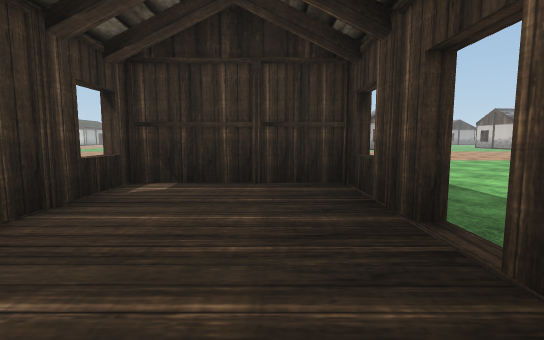
View 1 (above)

24 first-person views from a walk through a 3-D level made in the Unity game engine. The camera is 1.4 m above the floor, tilts 6° down and sees 85° across. The floor is counted in squares, 2 m on a side. Each view is taken from the middle of a square. On the plan, view 1 faces up. The plan holds only what a view shows up to about 10 squares ahead; the rest is blank. The place goes on beyond the plan. Some surface patterns are stand-ins.

View 2
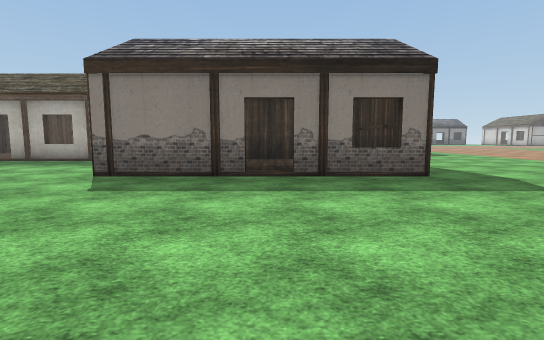

View 3
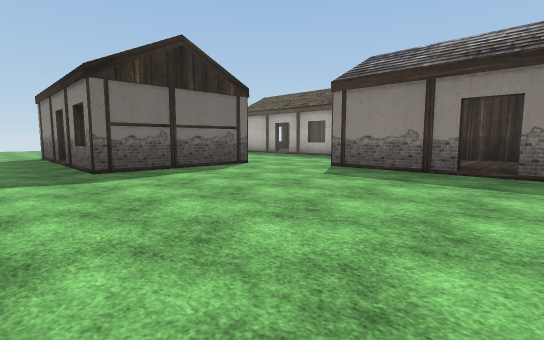

View 4
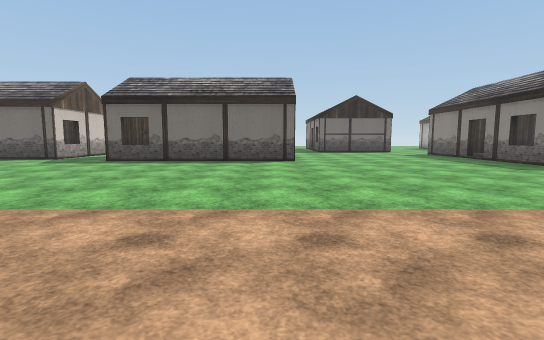

View 5
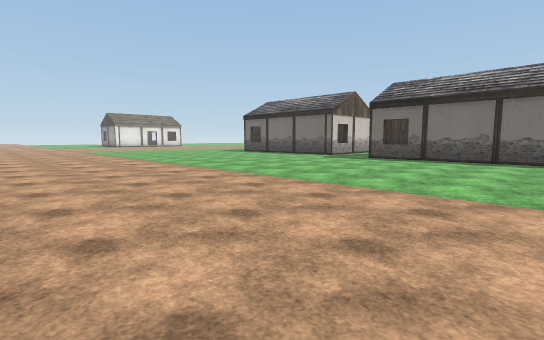

View 6
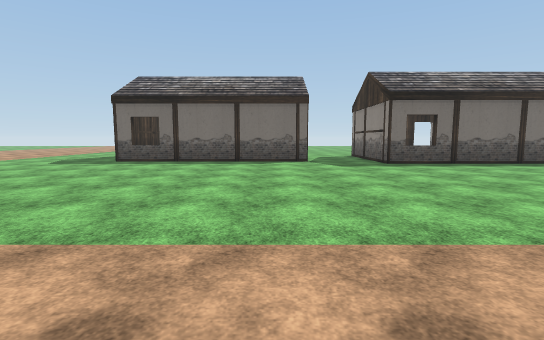

View 7
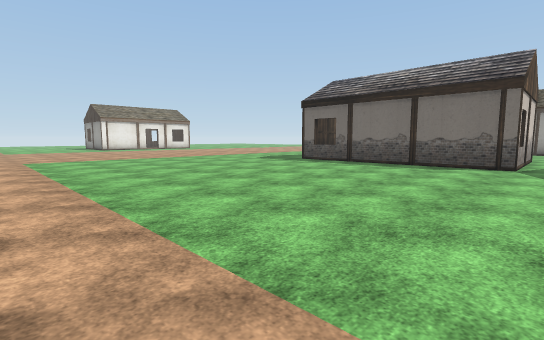

View 8
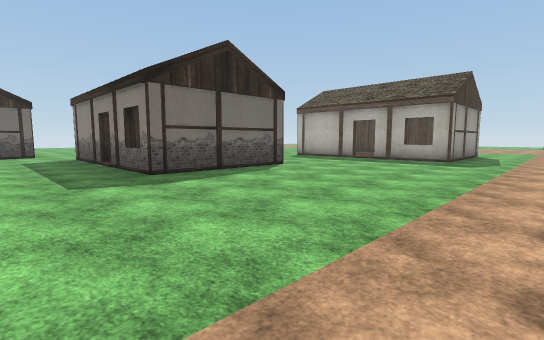

View 9
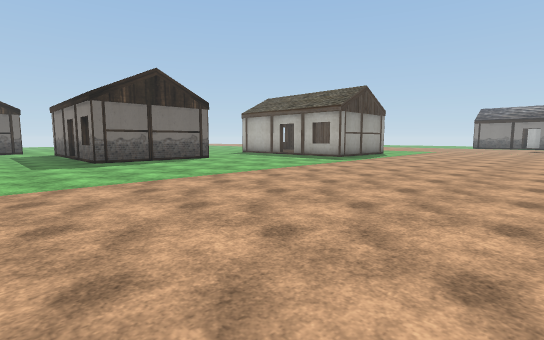

View 10
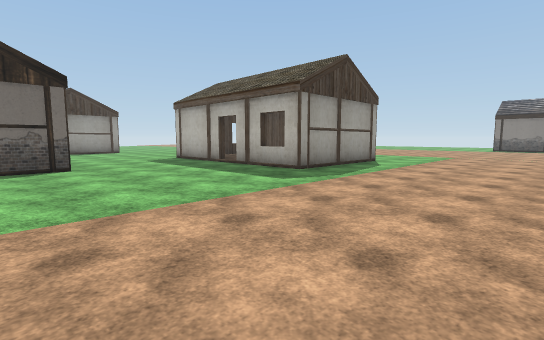

View 11
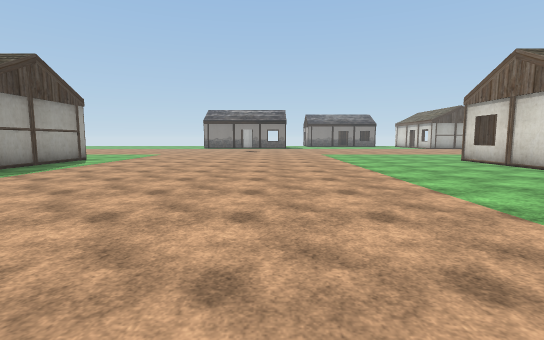

View 12
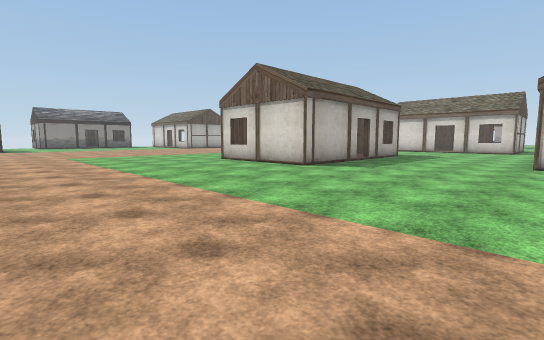

View 13
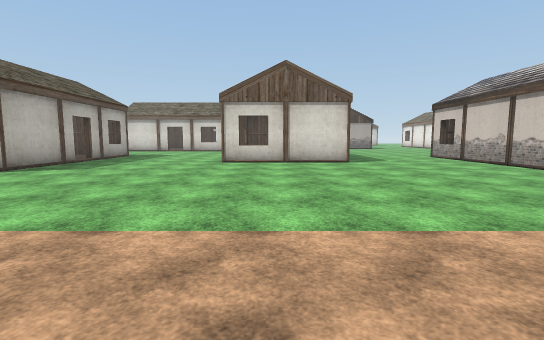

View 14
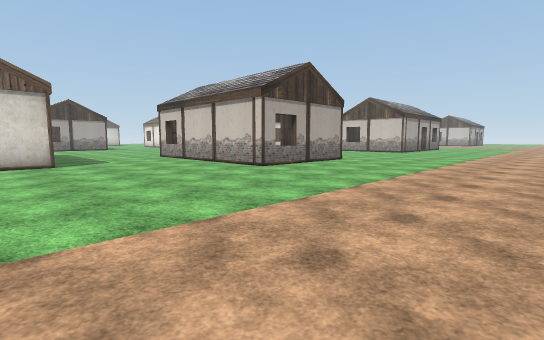

View 15
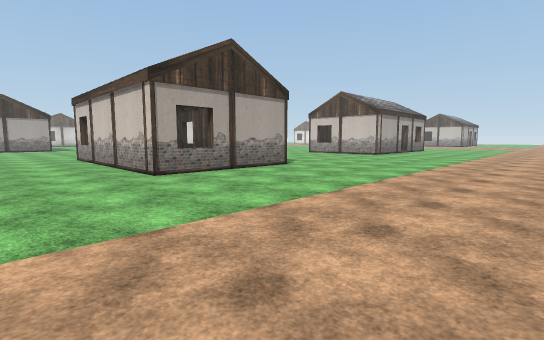

View 16
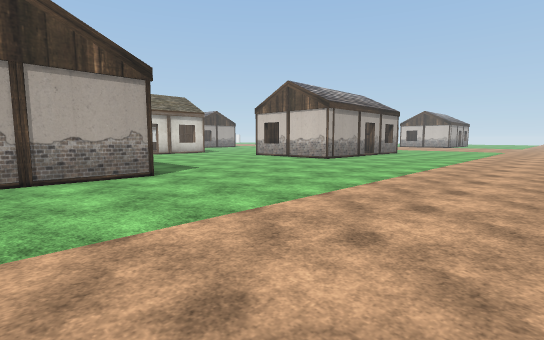

View 17
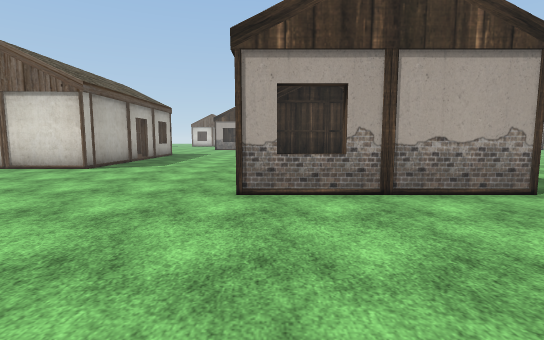

View 18
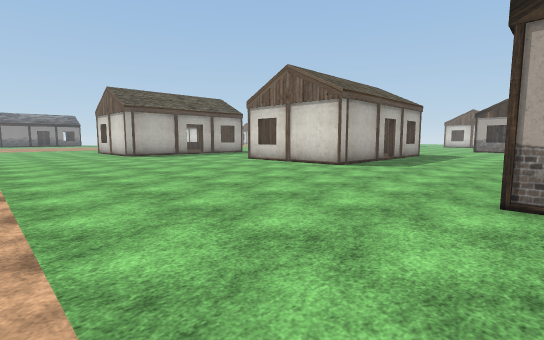

View 19
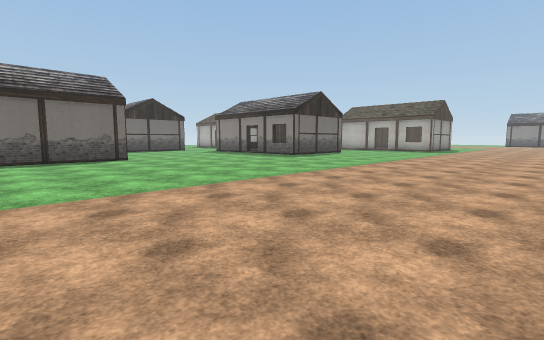

View 20
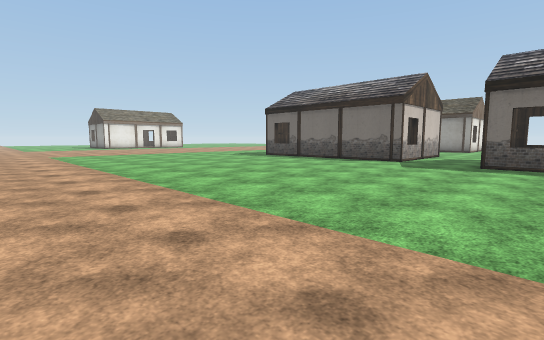

View 21
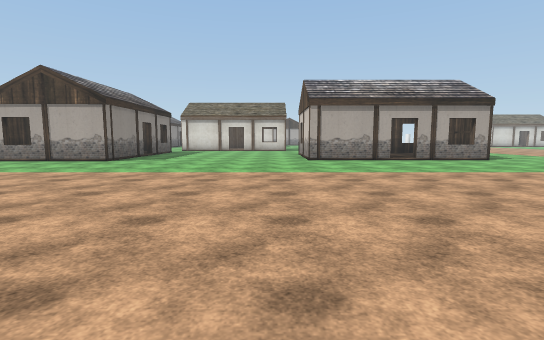

View 22
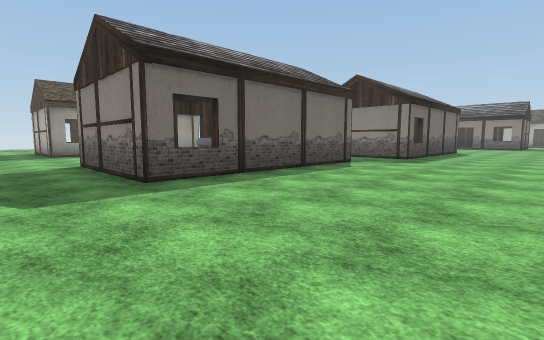

View 23
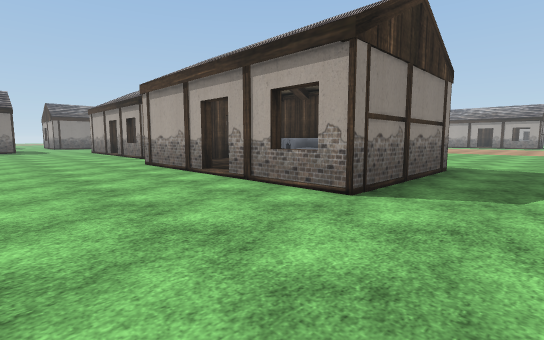

View 24
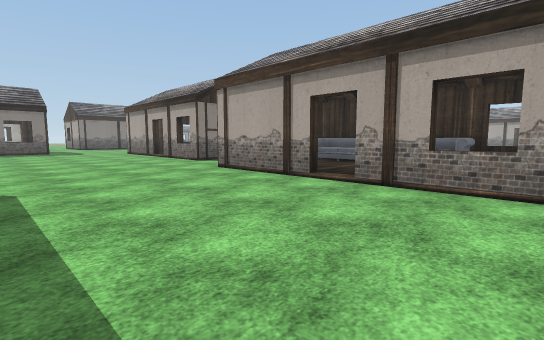

### Floor plan
Points are (right, up) in squares from view 1. A wall is a line through its corners. A room is listed if a view was taken in it or the views show most of it. See-through windows are left out.
Room 1 (view 1)
walls: (1.2, 2.4) (1.2, 4.7) (-2.2, 4.7) (-2.2, 0.6)
ways out: opening at (1, 2) to room 2
Room 2 (views 2, 3, 4, 5, 6, 7, 8, 9, 10, 11, 12, 13, 14, 15, 16, 17, 18, 19, 20, 21, 22)
walls: (10.6, 20.9) (6.6, 20.9) (6.6, 26.6); (8.2, 3.1) (14.5, 3.1) (14.5, 2); (1.4, 1.5) (1.4, -1.4); (-2.6, 4.9) (1.4, 4.9) (1.4, 2.4); (14.5, -0.2) (14.5, -0.9); (17.1, 0.9) (17.1, 0.1); (2.4, 27.1) (2.4, 24.3) (-1.6, 24.3); (-6.7, 5) (-6.7, 4.4); (16.8, -1.7) (16.8, 2.2) (23.1, 2.2) (23.1, -1.7); (2.4, -3.6) (6.3, -3.6); (22.3, 2) (17.1, 2); (-6.2, 24.4) (-6.2, 21.5) (-10.1, 21.5); (-10.6, 8.3) (-6.7, 8.3) (-6.7, 5.8)
ways out: opening at (1, 2) to room 1; opening at (4.5, -2.2) to room 3; opening at (16, -1) to room 3; opening at (20, -1) to room 3; opening at (24.5, -1.5) to room 3; opening at (-6, 25); gap at (-7, 5.5); gap at (2, 27)
objects: other object (18, 2); other object (20, 1) to (21, 2)
Room 3 (views 23, 24)
walls: (6.3, -7) (6.3, -9.6); (6.3, -3.6) (6.3, -6.2); (-2.2, -3.6) (-2.2, -6.2); (14.5, -0.9) (13.9, -0.9); (19.8, -1.7) (16.8, -1.7); (23.1, -1.7) (20.5, -1.7)
ways out: opening at (4.5, -2.2) to room 2; opening at (16, -1) to room 2; opening at (20, -1) to room 2; opening at (24.5, -1.5) to room 2; gap at (6, -6.5)

Positions as (right, up) in squares from view 1, and headings:
1: (0, 0), facing up
2: (7, 2), facing left
3: (8, 3), facing down-left
4: (9, 13), facing down
5: (9, 14), facing down-right
6: (18, 12), facing down
7: (16, 11), facing down-right
8: (4, 11), facing down-left
9: (4, 15), facing down-left
10: (-1, 13), facing down-left
11: (0, 15), facing left
12: (-1, 15), facing up-left
13: (0, 15), facing up
14: (1, 15), facing up-right
15: (4, 15), facing up-right
16: (8, 15), facing up-right
17: (7, 17), facing up
18: (7, 17), facing up-left
19: (12, 14), facing down-left
20: (13, 12), facing down-right
21: (16, 11), facing up
22: (25, 7), facing down-left
23: (25, -5), facing up-left
24: (23, -6), facing up-left
